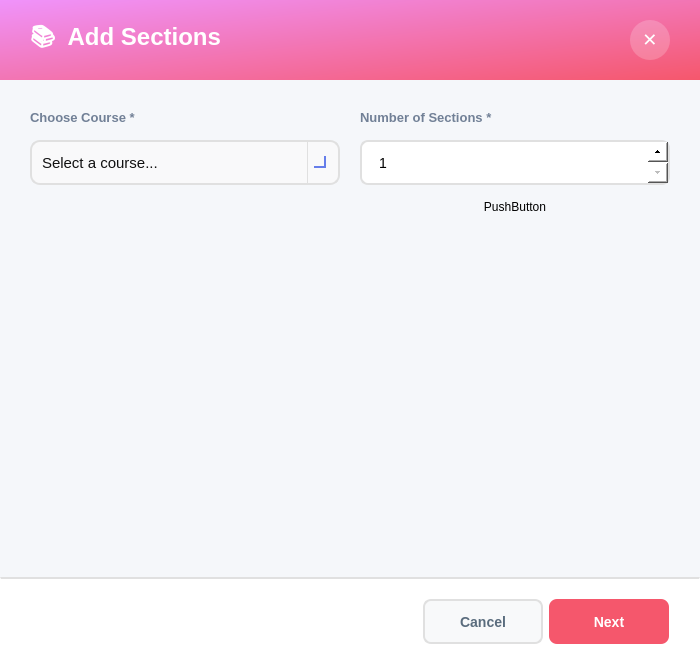
<?xml version="1.0" encoding="UTF-8"?>
<ui version="4.0">
 <class>AddCourseDialog</class>
 <widget class="QDialog" name="AddCourseDialog">
  <property name="geometry">
   <rect>
    <x>0</x>
    <y>0</y>
    <width>700</width>
    <height>657</height>
   </rect>
  </property>
  <property name="windowTitle">
   <string>Add New Course</string>
  </property>
  <property name="styleSheet">
   <string notr="true">background-color: #f5f7fa;</string>
  </property>
  <layout class="QVBoxLayout" name="mainLayout">
   <property name="spacing">
    <number>0</number>
   </property>
   <property name="leftMargin">
    <number>0</number>
   </property>
   <property name="topMargin">
    <number>0</number>
   </property>
   <property name="rightMargin">
    <number>0</number>
   </property>
   <property name="bottomMargin">
    <number>0</number>
   </property>
   <item>
    <widget class="QFrame" name="headerFrame">
     <property name="minimumSize">
      <size>
       <width>0</width>
       <height>80</height>
      </size>
     </property>
     <property name="maximumSize">
      <size>
       <width>16777215</width>
       <height>80</height>
      </size>
     </property>
     <property name="styleSheet">
      <string notr="true">background: qlineargradient(x1:0, y1:0, x2:1, y2:1, stop:0 #f093fb, stop:1 #f5576c); border-radius: 0px;</string>
     </property>
     <property name="frameShape">
      <enum>QFrame::Shape::StyledPanel</enum>
     </property>
     <layout class="QHBoxLayout" name="headerLayout">
      <property name="leftMargin">
       <number>30</number>
      </property>
      <property name="topMargin">
       <number>20</number>
      </property>
      <property name="rightMargin">
       <number>30</number>
      </property>
      <property name="bottomMargin">
       <number>20</number>
      </property>
      <item>
       <widget class="QLabel" name="dialogTitle">
        <property name="styleSheet">
         <string notr="true">font-size: 24px; font-weight: bold; color: white; background: transparent;</string>
        </property>
        <property name="text">
         <string>📚  Add Sections</string>
        </property>
       </widget>
      </item>
      <item>
       <spacer name="headerSpacer">
        <property name="orientation">
         <enum>Qt::Orientation::Horizontal</enum>
        </property>
        <property name="sizeHint" stdset="0">
         <size>
          <width>40</width>
          <height>20</height>
         </size>
        </property>
       </spacer>
      </item>
      <item>
       <widget class="QPushButton" name="closeButton">
        <property name="minimumSize">
         <size>
          <width>40</width>
          <height>40</height>
         </size>
        </property>
        <property name="maximumSize">
         <size>
          <width>40</width>
          <height>40</height>
         </size>
        </property>
        <property name="cursor">
         <cursorShape>PointingHandCursor</cursorShape>
        </property>
        <property name="styleSheet">
         <string notr="true">QPushButton { background-color: rgba(255,255,255,0.2); color: white; border: none; border-radius: 20px; font-size: 18px; font-weight: bold; } QPushButton:hover { background-color: rgba(255,255,255,0.3); }</string>
        </property>
        <property name="text">
         <string>✕</string>
        </property>
       </widget>
      </item>
     </layout>
    </widget>
   </item>
   <item>
    <widget class="QScrollArea" name="scrollArea">
     <property name="styleSheet">
      <string notr="true">border: none; background-color: #f5f7fa;</string>
     </property>
     <property name="widgetResizable">
      <bool>true</bool>
     </property>
     <widget class="QWidget" name="scrollContent">
      <property name="geometry">
       <rect>
        <x>0</x>
        <y>0</y>
        <width>700</width>
        <height>497</height>
       </rect>
      </property>
      <property name="styleSheet">
       <string notr="true">background-color: #f5f7fa;</string>
      </property>
      <layout class="QVBoxLayout" name="contentLayout">
       <property name="spacing">
        <number>20</number>
       </property>
       <property name="leftMargin">
        <number>30</number>
       </property>
       <property name="topMargin">
        <number>30</number>
       </property>
       <property name="rightMargin">
        <number>30</number>
       </property>
       <property name="bottomMargin">
        <number>30</number>
       </property>
       <item>
        <layout class="QGridLayout" name="formGrid">
         <property name="horizontalSpacing">
          <number>20</number>
         </property>
         <property name="verticalSpacing">
          <number>15</number>
         </property>
         <item row="0" column="2">
          <widget class="QLabel" name="sectionsLabel">
           <property name="styleSheet">
            <string notr="true">font-size: 13px; color: #718096; font-weight: bold; background: transparent;</string>
           </property>
           <property name="text">
            <string>Number of Sections *</string>
           </property>
          </widget>
         </item>
         <item row="0" column="0">
          <widget class="QLabel" name="courseCodeLabel">
           <property name="styleSheet">
            <string notr="true">font-size: 13px; color: #718096; font-weight: bold; background: transparent;</string>
           </property>
           <property name="text">
            <string>Choose Course *</string>
           </property>
          </widget>
         </item>
         <item row="8" column="2">
          <widget class="QPushButton" name="pushButton">
           <property name="text">
            <string>PushButton</string>
           </property>
          </widget>
         </item>
         <item row="5" column="0">
          <widget class="QComboBox" name="courseComboBox">
           <property name="minimumSize">
            <size>
             <width>0</width>
             <height>45</height>
            </size>
           </property>
           <property name="cursor">
            <cursorShape>PointingHandCursor</cursorShape>
           </property>
           <property name="styleSheet">
            <string notr="true">/* ----------------- QComboBox Base ----------------- */
QComboBox {
    border: 2px solid #E0E0E0;          /* main border */
    border-radius: 10px;
    padding: 8px 10px;                   /* Matches QLineEdit padding */
    background: rgba(250, 250, 250, 200);
    font-size: 11pt;
    color: #111111;
}

/* Focused state */
QComboBox:focus {
    border: 2px solid #667EEA; 
    background: rgba(250, 250, 250, 220);
}

/* ----------------- Drop-down Arrow ----------------- */
QComboBox::drop-down {
    subcontrol-origin: padding;
    subcontrol-position: top right;
    width: 30px; 
    border-left-width: 1px;
    border-left-color: #E0E0E0;
    border-left-style: solid;
    border-top-right-radius: 12px;       /* rounder corners */
    border-bottom-right-radius: 12px;    /* rounder corners */
    background: transparent;
}

/* Remove ugly black border on hover/focus */
QComboBox::drop-down:hover,
QComboBox::drop-down:focus {
    border-left-color: #667EEA;
    background: transparent;
    border: none;
}

/* Modern, visible arrow using simple chevron */
QComboBox::down-arrow {
    width: 10px;
    height: 10px;
    border: solid #667EEA;
    border-width: 0 2px 2px 0;
    margin-right: 6px;
}

/* ----------------- Dropdown Popup ----------------- */
/* Dropdown Popup */
QComboBox QAbstractItemView {
    background-color: #fdfdfd;          /* slightly off-white */
    border: 2px solid #E0E0E0;          /* subtle grey border */
    border-radius: 8px;                  /* may not be perfect on Windows */
    color: #111111;
    font-size: 11pt;
    padding: 5px;
    selection-background-color: #667EEA;
    selection-color: white;
    outline: none;
}

/* Items hover/selection */
QComboBox QAbstractItemView::item:hover {
    background-color: rgba(102, 126, 234, 0.1);
    color: #111111;
}

QComboBox QAbstractItemView::item:selected {
    background-color: #667EEA;
    color: white;
}

/* Error highlight for combo box */
QComboBox[error=&quot;true&quot;] {
    border: 2px solid #FF4A4A;
}</string>
           </property>
           <item>
            <property name="text">
             <string>Select a course...</string>
            </property>
           </item>
           <item>
            <property name="text">
             <string>ECE 101 - Digital Logic</string>
            </property>
           </item>
           <item>
            <property name="text">
             <string>ECE 202 - Circuit Analysis</string>
            </property>
           </item>
           <item>
            <property name="text">
             <string>ECE 303 - Signals and Systems</string>
            </property>
           </item>
           <item>
            <property name="text">
             <string>ECE 404 - Control Systems</string>
            </property>
           </item>
          </widget>
         </item>
         <item row="5" column="2">
          <widget class="QSpinBox" name="sectionsSpinBox">
           <property name="minimumSize">
            <size>
             <width>0</width>
             <height>45</height>
            </size>
           </property>
           <property name="cursor">
            <cursorShape>PointingHandCursor</cursorShape>
           </property>
           <property name="styleSheet">
            <string notr="true">QSpinBox { padding: 10px 15px; border: 2px solid #e0e0e0; border-radius: 8px; font-size: 14px; background-color: white; } QSpinBox::up-button, QSpinBox::down-button { width: 20px; }</string>
           </property>
           <property name="minimum">
            <number>1</number>
           </property>
           <property name="maximum">
            <number>10</number>
           </property>
           <property name="value">
            <number>1</number>
           </property>
          </widget>
         </item>
        </layout>
       </item>
       <item>
        <spacer name="verticalSpacer">
         <property name="orientation">
          <enum>Qt::Orientation::Vertical</enum>
         </property>
         <property name="sizeHint" stdset="0">
          <size>
           <width>17</width>
           <height>86</height>
          </size>
         </property>
        </spacer>
       </item>
      </layout>
     </widget>
    </widget>
   </item>
   <item>
    <widget class="QFrame" name="footerFrame">
     <property name="minimumSize">
      <size>
       <width>0</width>
       <height>80</height>
      </size>
     </property>
     <property name="maximumSize">
      <size>
       <width>16777215</width>
       <height>80</height>
      </size>
     </property>
     <property name="styleSheet">
      <string notr="true">background-color: white; border-top: 2px solid #e0e0e0;</string>
     </property>
     <property name="frameShape">
      <enum>QFrame::Shape::StyledPanel</enum>
     </property>
     <layout class="QHBoxLayout" name="footerLayout">
      <property name="leftMargin">
       <number>30</number>
      </property>
      <property name="topMargin">
       <number>20</number>
      </property>
      <property name="rightMargin">
       <number>30</number>
      </property>
      <property name="bottomMargin">
       <number>20</number>
      </property>
      <item>
       <spacer name="footerSpacer">
        <property name="orientation">
         <enum>Qt::Orientation::Horizontal</enum>
        </property>
        <property name="sizeHint" stdset="0">
         <size>
          <width>40</width>
          <height>20</height>
         </size>
        </property>
       </spacer>
      </item>
      <item>
       <widget class="QPushButton" name="cancelButton">
        <property name="minimumSize">
         <size>
          <width>120</width>
          <height>45</height>
         </size>
        </property>
        <property name="cursor">
         <cursorShape>PointingHandCursor</cursorShape>
        </property>
        <property name="styleSheet">
         <string notr="true">QPushButton {
    background-color: #f8f9fa;
    color: #5a6c7d;
    border: 2px solid #e0e0e0;
    border-radius: 8px;
    font-size: 14px;
    font-weight: bold;
    padding: 10px 20px;
}

QPushButton:hover {
    border-color: #f5576c;
    color: #f5576c;
}

QPushButton:pressed {
    background-color: #e0e0e0; /* darker grey for pressed feedback */
    border-color: #f5576c;
    color: #f5576c;
}</string>
        </property>
        <property name="text">
         <string>Cancel</string>
        </property>
       </widget>
      </item>
      <item>
       <widget class="QPushButton" name="saveButton">
        <property name="minimumSize">
         <size>
          <width>120</width>
          <height>45</height>
         </size>
        </property>
        <property name="cursor">
         <cursorShape>PointingHandCursor</cursorShape>
        </property>
        <property name="styleSheet">
         <string notr="true">QPushButton {
    background-color: #f5576c;
    color: #ffffff;
    border: none;
    border-radius: 8px;
    font-size: 14px;
    font-weight: bold;
    padding: 10px 20px;
    transition: background-color 150ms;
}
QPushButton:hover {
    background-color: #e5475c;
}
QPushButton:pressed {
    background-color: #d43f52;
}
</string>
        </property>
        <property name="text">
         <string>Next</string>
        </property>
       </widget>
      </item>
     </layout>
    </widget>
   </item>
  </layout>
 </widget>
 <resources/>
 <connections/>
</ui>
